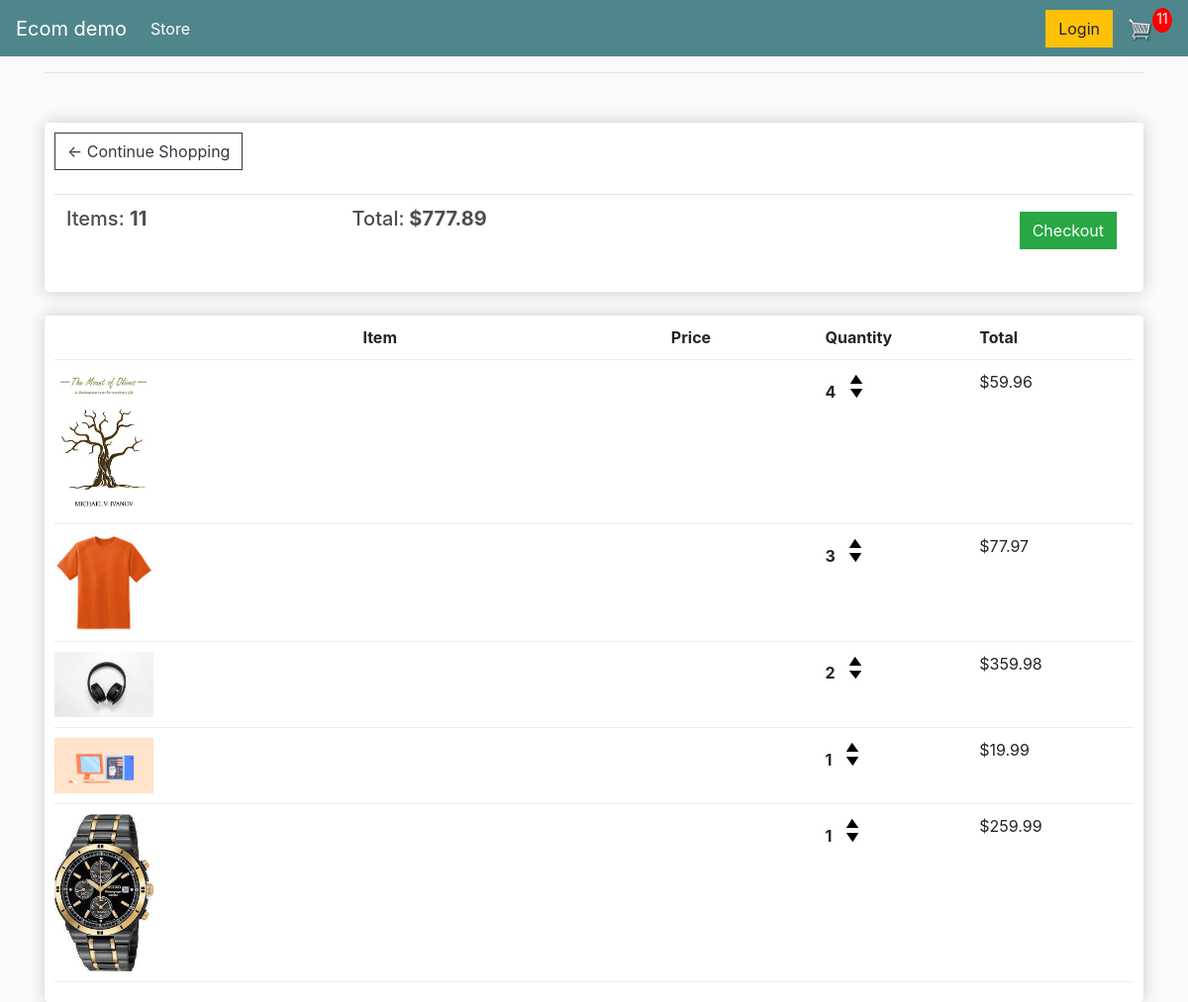
The page /cart/ (signed in) on the database as committed earlier.
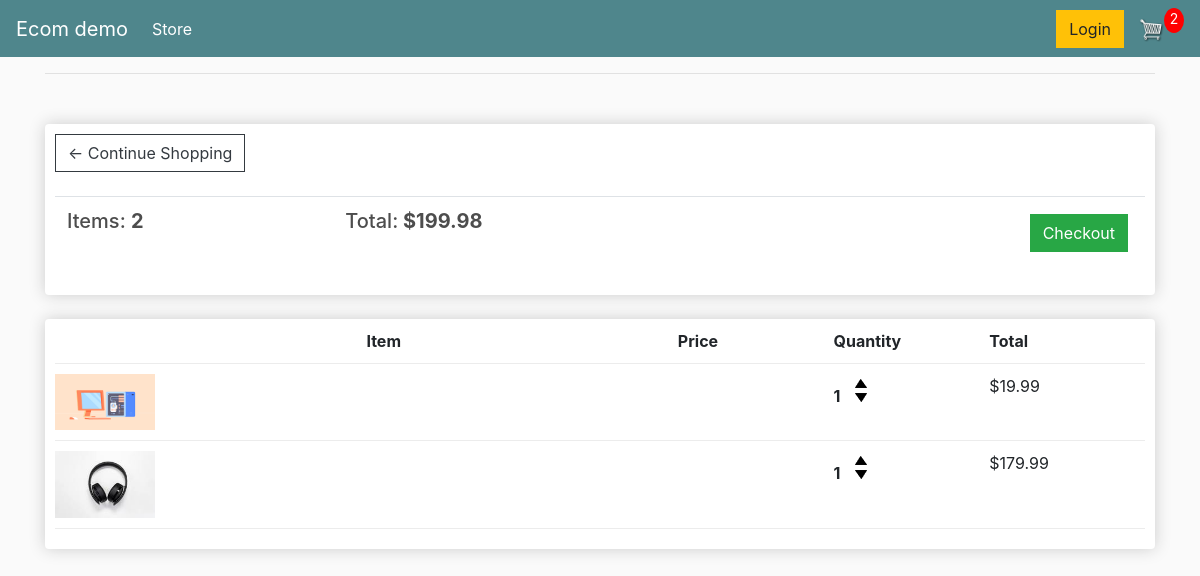
The same page on the database as committed later.
### store/models.py (models this page shows, shortened)
class Order(models.Model):
    customer = models.ForeignKey(Customer, on_delete = models.SET_NULL, blank = True, null = True)
    date_orderd = models.DateTimeField(auto_now_add= True)
    complete = models.BooleanField(default = False, null = True, blank = False)
    transaction_id = models.CharField(max_length=200, null = True)
    @property
    def get_cart_total(self):
        orderitems = self.orderitem_set.all()
        total = sum([item.get_total for item in orderitems])
        return total
    @property
    def get_cart_items(self):
        orderitems = self.orderitem_set.all()
        total = sum([item.quantity for item in orderitems])
        return total

class OrderItem(models.Model):
    product = models.ForeignKey(Product, on_delete = models.SET_NULL, blank = True, null = True)
    order = models.ForeignKey(Order, on_delete = models.SET_NULL, blank = True, null = True)
    quantity = models.IntegerField(default = 0, null = True, blank = True)
    date_added = models.DateTimeField(auto_now_add= True)
    @property
    def get_total(self):
        total = self.product.price * self.quantity
        return total

class Product(models.Model):
    name = models.CharField(max_length=200, null = True)
    price = models.FloatField()
    digital = models.BooleanField(default = False, null = True, blank = False)
    image = models.ImageField(null= True, blank = True)
    @property
    def imageURL(self):
        try:
            url = self.image.url
        except:
            url = ''
        return url

### store/views.py (the view)
# urls.py: path('cart/', views.cart, name="cart"),
def cart(request):
	if request.user.is_authenticated:
		customer = request.user.customer
		order, created = Order.objects.get_or_create(customer=customer, complete=False)
		items = order.orderitem_set.all()
		cartItems = order.get_cart_items
	else:
		items = []
		order = {'get_cart_total':0, 'get_cart_items':0, 'shipping':False}
		cartItems = order['get_cart_items']
	context = {'items':items, 'order':order, 'cartItems':cartItems}
	return render(request, 'store/cart.html', context)

### store/templates/store/cart.html
{% extends 'store/main.html' %}
{% load static %}
{% block content %}
	<div class="row">
		<div class="col-lg-12">
			<div class="box-element">
				<a  class="btn btn-outline-dark" href="{% url 'store' %}">&#x2190; Continue Shopping</a>
				<br>
				<br>
				<table class="table">
					<tr>
						<th><h5>Items: <strong>{{order.get_cart_items}}</strong></h5></th>
						<th><h5>Total:<strong> ${{order.get_cart_total|floatformat:2}}</strong></h5></th>
						<th>
							<a  style="float:right; margin:5px;" class="btn btn-success" href="{% url 'checkout' %}">Checkout</a>
						</th>
					</tr>
				</table>
			</div>
			<br>
			<div class="box-element">
				<div class="cart-row">
					<div style="flex:2"></div>
					<div style="flex:2"><strong>Item</strong></div>
					<div style="flex:1"><strong>Price</strong></div>
					<div style="flex:1"><strong>Quantity</strong></div>
					<div style="flex:1"><strong>Total</strong></div>
				</div>
				{% for item in items %}
                <div class="cart-row">
					<div style="flex:2"><img class="row-image" src="{{item.product.imageURL}}"></div>
					<div style="flex:2"><p>{{items.product.name}}</p></div>
					<div style="flex:1"><p>{{item.product.name|floatformat:2}}</p></div>
					<div style="flex:1">
						<p class="quantity">{{item.quantity}}</p>
						<div class="quantity">
							<img data-product = {{item.product.id}} data-action = "add" class="chg-quantity update-cart" src="{% static  'images/arrow-up.png' %}">
							<img data-product = {{item.product.id}} data-action = "remove" class="chg-quantity update-cart" src="{% static  'images/arrow-down.png' %}">
						</div>
					</div>
					<div style="flex:1">${{item.get_total}}</div>
				</div>
                {% endfor %}
			</div>
		</div>
	</div>
{% endblock content %}

Rows that differ between the two databases and show on the page:
removed OrderItem: product.imageURL (picture), quantity "4", get_total "59.96"
removed OrderItem: product.imageURL (picture), quantity "3", get_total "77.97"
removed OrderItem: product.imageURL (picture), quantity "2", get_total "359.98"
removed OrderItem: product.imageURL (picture), quantity "1", get_total "259.99"
changed Order: get_cart_items "11" → "2"; get_cart_total "777.89" → "199.98"
added OrderItem: product.imageURL (picture), quantity "1", get_total "179.99"
Other text that changed with them:
{{ cartItems }}: "11" → "2"
